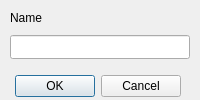
<?xml version="1.0" encoding="UTF-8"?>
<ui version="4.0">
 <class>AddPersonDialog</class>
 <widget class="QDialog" name="AddPersonDialog">
  <property name="geometry">
   <rect>
    <x>0</x>
    <y>0</y>
    <width>200</width>
    <height>100</height>
   </rect>
  </property>
  <property name="windowTitle">
   <string>Dialog</string>
  </property>
  <widget class="QDialogButtonBox" name="buttonBox">
   <property name="geometry">
    <rect>
     <x>0</x>
     <y>70</y>
     <width>181</width>
     <height>32</height>
    </rect>
   </property>
   <property name="orientation">
    <enum>Qt::Orientation::Horizontal</enum>
   </property>
   <property name="standardButtons">
    <set>QDialogButtonBox::StandardButton::Cancel|QDialogButtonBox::StandardButton::Ok</set>
   </property>
  </widget>
  <widget class="QLineEdit" name="lineEdit_name">
   <property name="geometry">
    <rect>
     <x>10</x>
     <y>35</y>
     <width>180</width>
     <height>24</height>
    </rect>
   </property>
  </widget>
  <widget class="QLabel" name="label">
   <property name="geometry">
    <rect>
     <x>10</x>
     <y>10</y>
     <width>49</width>
     <height>16</height>
    </rect>
   </property>
   <property name="text">
    <string>Name</string>
   </property>
  </widget>
 </widget>
 <resources/>
 <connections>
  <connection>
   <sender>buttonBox</sender>
   <signal>accepted()</signal>
   <receiver>AddPersonDialog</receiver>
   <slot>accept()</slot>
   <hints>
    <hint type="sourcelabel">
     <x>248</x>
     <y>254</y>
    </hint>
    <hint type="destinationlabel">
     <x>157</x>
     <y>274</y>
    </hint>
   </hints>
  </connection>
  <connection>
   <sender>buttonBox</sender>
   <signal>rejected()</signal>
   <receiver>AddPersonDialog</receiver>
   <slot>reject()</slot>
   <hints>
    <hint type="sourcelabel">
     <x>316</x>
     <y>260</y>
    </hint>
    <hint type="destinationlabel">
     <x>286</x>
     <y>274</y>
    </hint>
   </hints>
  </connection>
 </connections>
</ui>
